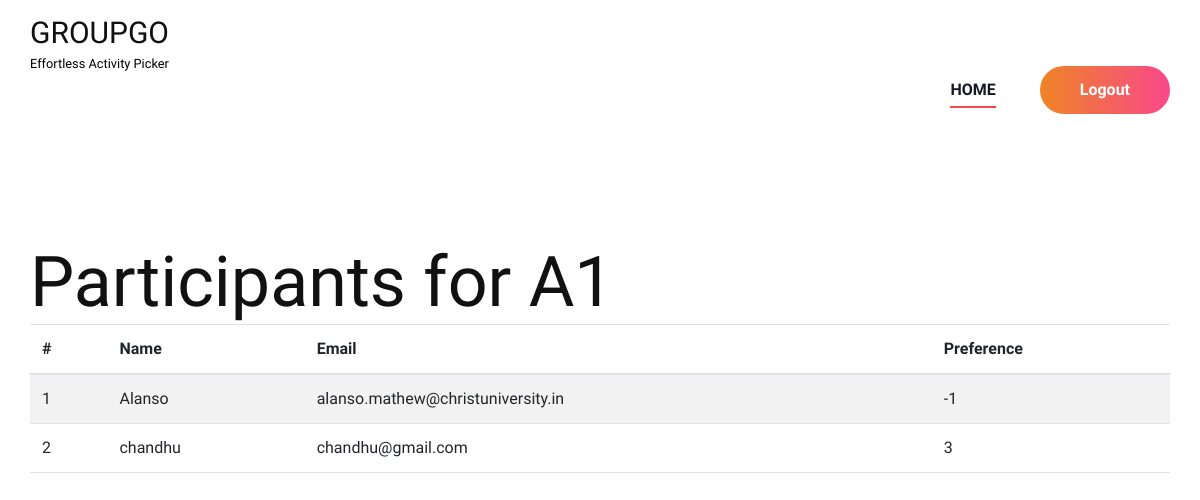
The app's page /event/participants/3/, older data.
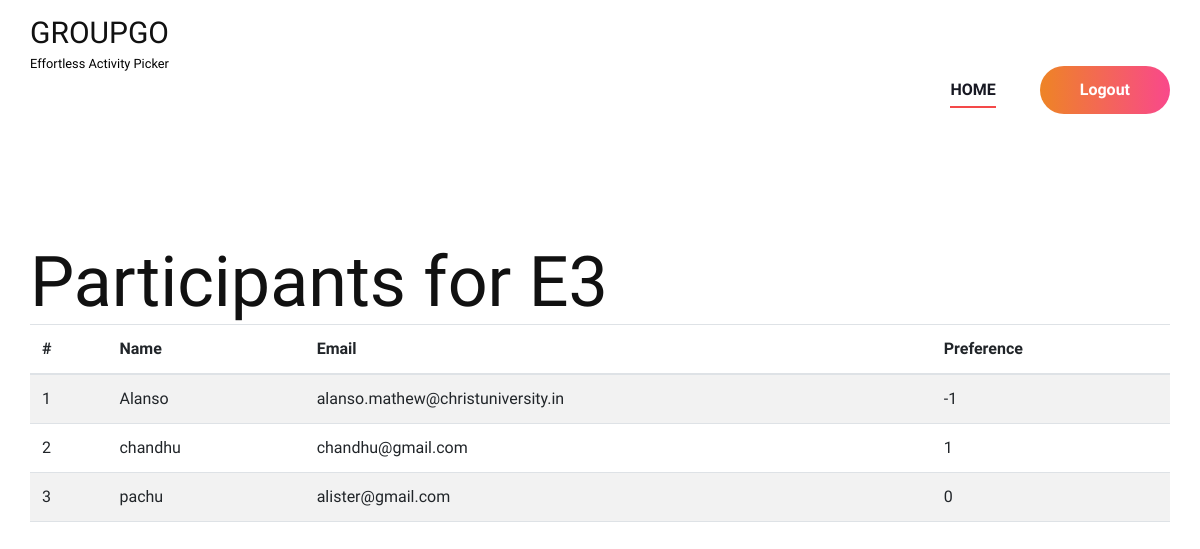
The same page, newer data.
### AllocationAdmin/models.py (models this page shows)
class Event(models.Model):
    name=models.CharField(max_length=50)
    description=models.TextField(null=True,blank=True)
    min_participants=models.IntegerField()
    max_participants=models.IntegerField()
    code=models.CharField(max_length=50,unique=True)
    is_active = models.BooleanField(default=True)
    created_by=models.ForeignKey(User,on_delete=models.CASCADE)
    created_on=models.DateTimeField(auto_now_add=True)

class ParticipantActivity(models.Model):
    participant = models.ForeignKey(Participant, on_delete=models.CASCADE)
    event = models.ForeignKey(Event, on_delete=models.CASCADE)
    preference = models.IntegerField(default=0)  # Allowing negative, positive, and zero

class Participant(models.Model):
    name=models.CharField(max_length=50)
    email=models.EmailField()
    is_active=models.BooleanField(default=True)
    created_on=models.DateTimeField(auto_now_add=True)
    updated_on=models.DateTimeField(auto_now=True)
    assigned_to=models.ForeignKey(Event,on_delete=models.CASCADE,null=True,related_name="OLD_ALLOCATION")
    assigned_to_new=models.ForeignKey(Event,on_delete=models.CASCADE,null=True,related_name='NEW_ALLOCATION')

### AllocationAdmin/views.py (the view)
# urls.py: path('event/participants/<str:id>/',views.list_participants, name="list_participants"),
def list_participants(request, id):
    event = Event.objects.get(id=id)
    participant_activities = ParticipantActivity.objects.filter(event=event)
    return render(request, "Organizer/Status.html", {"event": event, "participant_activities": participant_activities})

### templates/Organizer/Status.html (shortened to what this page needs)
{% extends 'Organizer/Head.html'%}
{% load static %}
{% block content %}
<br><br><br><br>
<!DOCTYPE html>
<html lang="en">
<head>
</head>
<body>
    <div class="container">
        <h1>Participants for {{ event.name }}</h1>
        <table id="myTable" class="table table-striped" style="width:100%">
            <thead>
                <tr>
                    <th>#</th>
                    <th>Name</th>
                    <th>Email</th>
                    <th>Preference</th>
                </tr>
            </thead>
            <tbody>
                {% for participant_activity in participant_activities %}
                <tr>
                    <td>{{forloop.counter}}</td>
                    <td>{{ participant_activity.participant.name }}</td>
                    <td>{{ participant_activity.participant.email }}</td>
                    <td>{{ participant_activity.preference|safe }}</td>
                </tr>
                {% endfor %}
            </tbody>
        </table>
    </div>
</body>
</html>
<br><br><br><br><br><br><br><br><br><br><br><br><br><br><br><br><br><br><br><br><br>
{% endblock content %}

Row changes from the older to the newer data that the page shows:
changed Event: name "A1" → "E3"
changed ParticipantActivity "chandhu": preference "3" → "1"
added ParticipantActivity: participant.name "pachu", participant.email "alister@gmail.com", preference "0"
